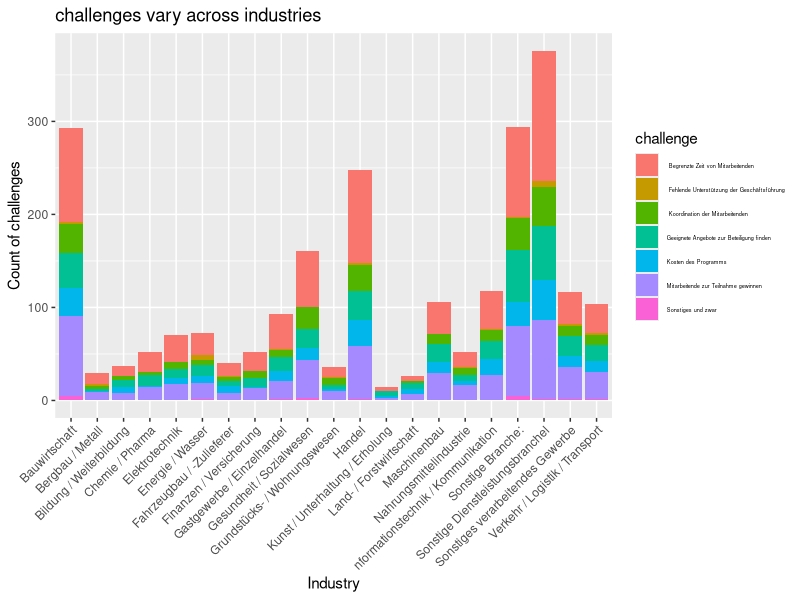
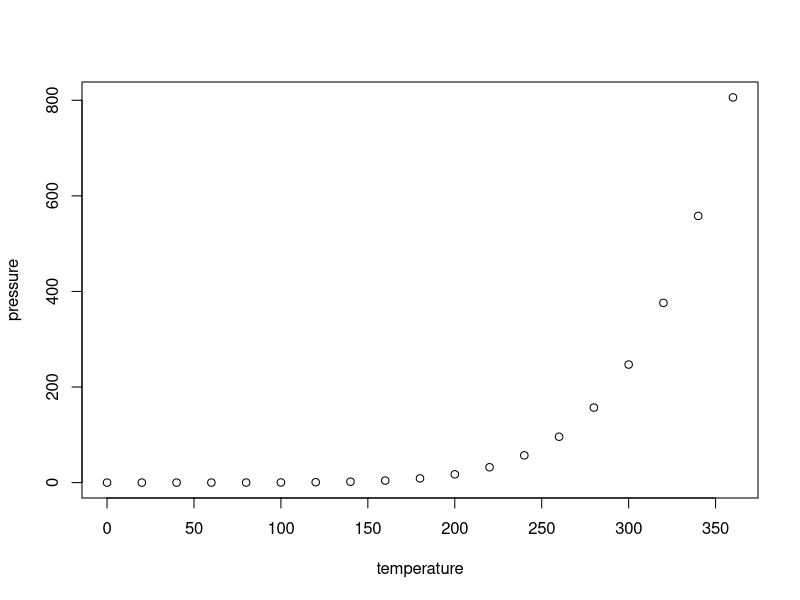

Here is the R script that generated these plots, in order:
## ---- chunk 1
library(readxl)
library(dplyr)
library(ggplot2)
library(reshape2)
library(tidyr)
#This graphic shows the different challenges they encounter in different industries.
data<-read_excel("MUE.2022.for.LMU.xlsx")
df1 <- data %>% select(SERIAL,A003) #Extract the industry relevant columns
df2 <-data %>% select(SERIAL, E004_01,E004_02,E004_03,E004_04,E004_05,E004_06,E004_07) #Extract the challenged relevant columns
df_industry_long <- pivot_longer(df1,cols = -SERIAL,names_to = "industry", values_to = "element")
df_challenges_long <- pivot_longer(df2,cols = -SERIAL,names_to = "challenge", values_to = "element") 
df_industry_long <- na.omit(df_industry_long) #Remove all na values
df_challenges_long <- na.omit(df_challenges_long)
df_challenges_long #this is result
df_industry_long
df_challenges_long <- df_challenges_long[df_challenges_long$element ==TRUE,]
merged_df <- merge(df_industry_long, df_challenges_long, by ="SERIAL")
merged_df
replacement_map <- c("1"="Bauwirtschaft","2"="Bergbau / Metall","3"="Bildung / Weiterbildung","4"="Chemie / Pharma","5"="Elektrotechnik","6"="Energie / Wasser","7"="Fahrzeugbau / -Zulieferer","8"="Finanzen / Versicherung","9"="Gastgewerbe / Einzelhandel","10"="Gesundheit / Sozialwesen","11"="Grundstücks- / Wohnungswesen","12"="Handel","13"="nformationstechnik / Kommunikation","14"="Kunst / Unterhaltung / Erholung","15"="Land- / Forstwirtschaft","16"="Maschinenbau","17"="Nahrungsmittelindustrie","18"="Verkehr / Logistik / Transport","19"="Sonstige Dienstleistungsbranchel","20"="Sonstiges verarbeitendes Gewerbe","21"="Sonstige Branche:")
replace2 <- c("E004_01"="Geeignete Angebote zur Beteiligung finden","E004_02"="Mitarbeitende zur Teilnahme gewinnen","E004_03"=" Koordination der Mitarbeitenden","E004_04"=" Begrenzte Zeit von Mitarbeitenden","E004_05"="Kosten des Programms","E004_06"=" Fehlende Unterstützung der Geschäftsführung","E004_07"="Sonstiges und zwar")####
merged_df$element.x <- replacement_map[as.character(merged_df$element.x)]
merged_df$challenge <- replace2[merged_df$challenge]
merged_df <- na.omit(merged_df)
ggplot(merged_df)+
  geom_bar(mapping = aes(x=element.x, fill=challenge))+
   theme(axis.text.x = element_text(angle = 45, hjust = 1))+
   theme(legend.text = element_text(size = 4))+
  labs(x = "Industry", y = "Count of challenges") +
  ggtitle("challenges vary across industries")
## ---- chunk 2
knitr::opts_chunk$set(echo = TRUE)
## ---- chunk 3
summary(cars)
## ---- chunk 4
plot(pressure)
